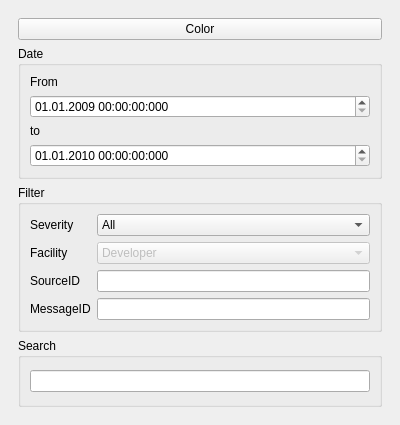
<?xml version="1.0" encoding="UTF-8"?>
<ui version="4.0">
 <class>LogFileViewerFilterEditorDockWidget</class>
 <widget class="QDockWidget" name="LogFileViewerFilterEditorDockWidget">
  <property name="geometry">
   <rect>
    <x>0</x>
    <y>0</y>
    <width>400</width>
    <height>425</height>
   </rect>
  </property>
  <property name="windowTitle">
   <string>DockWidget</string>
  </property>
  <widget class="QWidget" name="dockWidgetContents">
   <layout class="QGridLayout" name="gridLayout">
    <item row="0" column="0">
     <widget class="QWidget" name="control" native="true">
      <property name="locale">
       <locale language="English" country="UnitedStates"/>
      </property>
      <layout class="QGridLayout" name="gridLayout_3">
       <item row="0" column="0">
        <widget class="QPushButton" name="pushButton">
         <property name="text">
          <string>Color</string>
         </property>
        </widget>
       </item>
       <item row="1" column="0">
        <widget class="QGroupBox" name="groupBox">
         <property name="locale">
          <locale language="English" country="UnitedStates"/>
         </property>
         <property name="title">
          <string>Date</string>
         </property>
         <property name="checkable">
          <bool>false</bool>
         </property>
         <property name="checked">
          <bool>false</bool>
         </property>
         <layout class="QGridLayout" name="gridLayout_2">
          <item row="0" column="0">
           <widget class="QLabel" name="labelDateFrom">
            <property name="locale">
             <locale language="English" country="UnitedStates"/>
            </property>
            <property name="text">
             <string>From</string>
            </property>
           </widget>
          </item>
          <item row="1" column="0">
           <widget class="QDateTimeEdit" name="dateTimeEditFrom">
            <property name="locale">
             <locale language="English" country="UnitedStates"/>
            </property>
            <property name="date">
             <date>
              <year>2009</year>
              <month>1</month>
              <day>1</day>
             </date>
            </property>
            <property name="displayFormat">
             <string>dd.MM.yyyy HH:mm:ss:zzz</string>
            </property>
           </widget>
          </item>
          <item row="2" column="0">
           <widget class="QLabel" name="labelDateTo">
            <property name="locale">
             <locale language="English" country="UnitedStates"/>
            </property>
            <property name="text">
             <string>to</string>
            </property>
           </widget>
          </item>
          <item row="3" column="0">
           <widget class="QDateTimeEdit" name="dateTimeEditTo">
            <property name="locale">
             <locale language="English" country="UnitedStates"/>
            </property>
            <property name="date">
             <date>
              <year>2010</year>
              <month>1</month>
              <day>1</day>
             </date>
            </property>
            <property name="displayFormat">
             <string>dd.MM.yyyy HH:mm:ss:zzz</string>
            </property>
           </widget>
          </item>
         </layout>
        </widget>
       </item>
       <item row="2" column="0">
        <widget class="QGroupBox" name="groupBoxFilter">
         <property name="sizePolicy">
          <sizepolicy hsizetype="Preferred" vsizetype="Preferred">
           <horstretch>0</horstretch>
           <verstretch>0</verstretch>
          </sizepolicy>
         </property>
         <property name="locale">
          <locale language="English" country="UnitedStates"/>
         </property>
         <property name="title">
          <string>Filter</string>
         </property>
         <property name="flat">
          <bool>false</bool>
         </property>
         <property name="checkable">
          <bool>false</bool>
         </property>
         <property name="checked">
          <bool>false</bool>
         </property>
         <layout class="QGridLayout" name="gridLayout_5">
          <item row="0" column="0">
           <widget class="QLabel" name="labelSeverity">
            <property name="locale">
             <locale language="English" country="UnitedStates"/>
            </property>
            <property name="text">
             <string>Severity</string>
            </property>
           </widget>
          </item>
          <item row="1" column="0">
           <widget class="QLabel" name="labelFacility">
            <property name="locale">
             <locale language="English" country="UnitedStates"/>
            </property>
            <property name="text">
             <string>Facility</string>
            </property>
           </widget>
          </item>
          <item row="2" column="0">
           <widget class="QLabel" name="labelSourceID">
            <property name="locale">
             <locale language="English" country="UnitedStates"/>
            </property>
            <property name="text">
             <string>SourceID</string>
            </property>
           </widget>
          </item>
          <item row="3" column="0">
           <widget class="QLabel" name="labelMessageID">
            <property name="locale">
             <locale language="English" country="UnitedStates"/>
            </property>
            <property name="text">
             <string>MessageID</string>
            </property>
           </widget>
          </item>
          <item row="0" column="1">
           <widget class="QComboBox" name="comboBoxSeverity">
            <item>
             <property name="text">
              <string>All</string>
             </property>
            </item>
            <item>
             <property name="text">
              <string>Action</string>
             </property>
            </item>
            <item>
             <property name="text">
              <string>Information</string>
             </property>
            </item>
            <item>
             <property name="text">
              <string>Telegram</string>
             </property>
            </item>
            <item>
             <property name="text">
              <string>Warning</string>
             </property>
            </item>
            <item>
             <property name="text">
              <string>Recoverable</string>
             </property>
            </item>
            <item>
             <property name="text">
              <string>Error</string>
             </property>
            </item>
            <item>
             <property name="text">
              <string>Fatal</string>
             </property>
            </item>
           </widget>
          </item>
          <item row="1" column="1">
           <widget class="QComboBox" name="comboBoxFacility">
            <property name="enabled">
             <bool>false</bool>
            </property>
            <item>
             <property name="text">
              <string>Developer</string>
             </property>
            </item>
            <item>
             <property name="text">
              <string>Service</string>
             </property>
            </item>
            <item>
             <property name="text">
              <string>Customer</string>
             </property>
            </item>
           </widget>
          </item>
          <item row="2" column="1">
           <widget class="QLineEdit" name="lineEditSourceID"/>
          </item>
          <item row="3" column="1">
           <widget class="QLineEdit" name="lineEditMessageID"/>
          </item>
         </layout>
        </widget>
       </item>
       <item row="3" column="0">
        <widget class="QGroupBox" name="groupBoxSearch">
         <property name="title">
          <string>Search</string>
         </property>
         <layout class="QGridLayout" name="gridLayout_6">
          <item row="0" column="0">
           <widget class="QLineEdit" name="lineEditSearch"/>
          </item>
         </layout>
        </widget>
       </item>
      </layout>
     </widget>
    </item>
   </layout>
  </widget>
 </widget>
 <resources/>
 <connections>
  <connection>
   <sender>pushButton</sender>
   <signal>clicked()</signal>
   <receiver>LogFileViewerFilterEditorDockWidget</receiver>
   <slot>setColor()</slot>
   <hints>
    <hint type="sourcelabel">
     <x>314</x>
     <y>53</y>
    </hint>
    <hint type="destinationlabel">
     <x>397</x>
     <y>61</y>
    </hint>
   </hints>
  </connection>
  <connection>
   <sender>dateTimeEditFrom</sender>
   <signal>dateTimeChanged(QDateTime)</signal>
   <receiver>LogFileViewerFilterEditorDockWidget</receiver>
   <slot>setFrom(QDateTime)</slot>
   <hints>
    <hint type="sourcelabel">
     <x>355</x>
     <y>121</y>
    </hint>
    <hint type="destinationlabel">
     <x>395</x>
     <y>126</y>
    </hint>
   </hints>
  </connection>
  <connection>
   <sender>dateTimeEditTo</sender>
   <signal>dateTimeChanged(QDateTime)</signal>
   <receiver>LogFileViewerFilterEditorDockWidget</receiver>
   <slot>setTo(QDateTime)</slot>
   <hints>
    <hint type="sourcelabel">
     <x>344</x>
     <y>167</y>
    </hint>
    <hint type="destinationlabel">
     <x>398</x>
     <y>171</y>
    </hint>
   </hints>
  </connection>
 </connections>
 <slots>
  <slot>setColor()</slot>
  <slot>setFrom(QDateTime)</slot>
  <slot>setTo(QDateTime)</slot>
 </slots>
</ui>
